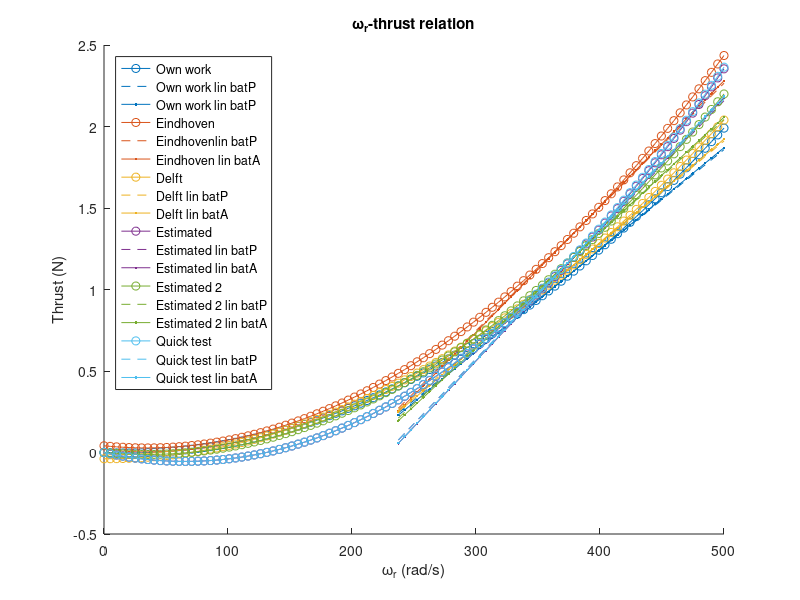
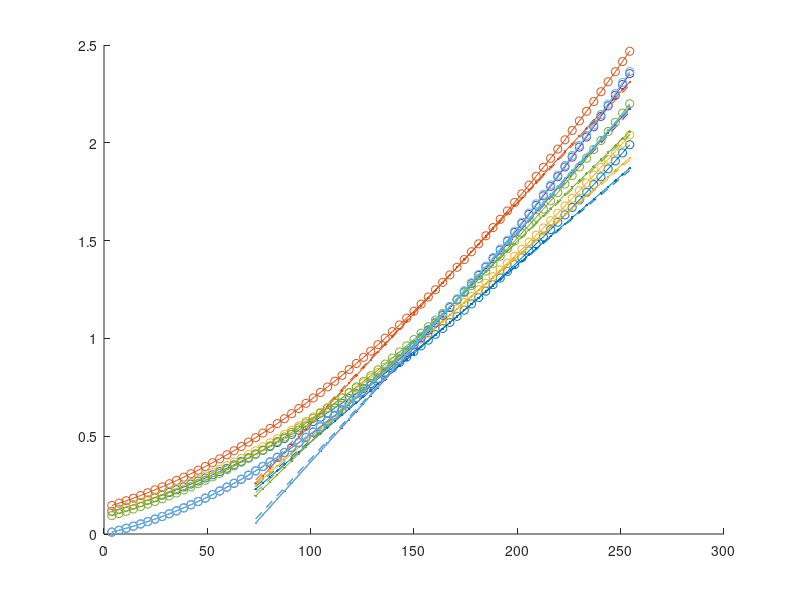

Write MATLAB code to recreate these figures, in order. (Note: this script raises an error after producing the figures.)
%% Initialization
clear;
close all;
clc;


%% Set average PWM at equilibrium
% Parrot battery
% pwmEqBatP = 169.5916; %exp at home
pwmEqBatP = 169.0612; %exp in the lab

% Akku-King battery
% pwmEqBatA = 171.4937; %exp at home
pwmEqBatA = 172.9070; %exp in the lab


%% Set constant coefficients
g = 9.81;
cM1 = 3.7;
cM2 = 130.9;
cA1 = cM1/2.55;
cA2 = cM2;

% Parrot battery mass
mBatP = 0.481;

% Akku-King battery mass
mBatA = 0.497;


%% Determine coefficients of own work
% Set average omegaR-thrust coefficients
cTO = [8.6e-6;
       -3.2e-4;
       0];

% Derive average PWM-thrust coefficients
cTPO = [cTO(1)*cA1^2;
        2*cTO(1)*cA1*cA2 + cTO(2)*cA1;
        cTO(1)*cA2^2 + cTO(2)*cA2 + cTO(3)];


%% Determine coefficients of Eindhoven thesis
% Given coefficients
cM  = [3.7503, 132.7387;
       3.7123, 131.5018;
       3.6891, 130.7137;
       3.7380, 132.2209];
cME = mean(cM);

% Set average PWM-thrust coefficients
cTP  = [1.5618e-4, 1.0395e-2, 0.13894;
        1.8150e-4, 8.7242e-3, 0.14425;
        1.3478e-4, 7.3295e-3, 0.11698;
        1.4306e-4, 5.7609e-3, 0.13362];
cTPE = mean(cTP)';

% Derive average omegaR-thrust coefficients
cT1Avg = cTPE(1)/cME(1)^2;
cT2Avg = -2*cME(2)*cTPE(1)/cME(1)^2 + cTPE(2)/cME(1);
cT3Avg = cTPE(1)*cME(2)^2/cME(1)^2 - ...
         cME(2)*cTPE(2)/cME(1) + cTPE(3);
cTE    = [cT1Avg;cT2Avg;cT3Avg];

% Take care of PWM range [0-255], instead of [0-100]
cTPE = cTPE./[2.55^2;2.55;1];


%% Determine coefficients of Delft thesis
% Set average omegaR-thrust coefficients
cTD = [8.386e-6;
       -3.723e-5;
       -0.03818];

% Derive average PWM-thrust coefficients (assuming same cAs as in own work)
cTPD = [cTD(1)*cA1^2;
        2*cTD(1)*cA1*cA2 + cTD(2)*cA1;
        cTD(1)*cA2^2 + cTD(2)*cA2 + cTD(3)];


%% Estimate coefficients using ground and hovering constraint
% Solve for thrust coefficients for 1 rotor (assuming rotors are the same)
% Parrot battery
cP = zeros(2,2);
cP(1,1) = cA2^2;
cP(1,2) = cA2;
cP(2,1) = cA1^2*pwmEqBatP^2 + 2*cA1*cA2*pwmEqBatP + cA2^2;
cP(2,2) = cA1*pwmEqBatP + cA2;
cTP = cP\[0;mBatP*g/4];

% Akku-King battery
cA = zeros(2,2);
cA(1,1) = cA2^2;
cA(1,2) = cA2;
cA(2,1) = cA1^2*pwmEqBatA^2 + 2*cA1*cA2*pwmEqBatA + cA2^2;
cA(2,2) = cA1*pwmEqBatA + cA2;
cTA = cA\[0;mBatA*g/4];

% Derive average omegaR-thrust coefficients
cTEs = [mean([cTP,cTA],2);0];
cT1 = cTEs(1);
cT2 = cTEs(2);

% Derive average PWM-thrust coefficients
cTPEs = [cT1*cA1^2;
         2*cT1*cA1*cA2 + cT2*cA1;
         cT1*cA2^2 + cT2*cA2 + cTEs(3)];


%% Estimate coefficients using 2 hovering constraints
cH(1,1) = cA1^2*pwmEqBatP^2 + 2*cA1*cA2*pwmEqBatP + cA2^2;
cH(1,2) = cA1*pwmEqBatP + cA2;
cH(2,1) = cA1^2*pwmEqBatA^2 + 2*cA1*cA2*pwmEqBatA + cA2^2;
cH(2,2) = cA1*pwmEqBatA + cA2;
cTH = cH\[mBatP*g/4;mBatA*g/4];

% Derive average omegaR-thrust coefficients
cTEs2 = [cTH;0];
cT1 = cTEs2(1);
cT2 = cTEs2(2);

% Derive average PWM-thrust coefficients
cTPEs2 = [cT1*cA1^2;
          2*cT1*cA1*cA2 + cT2*cA1;
          cT1*cA2^2 + cT2*cA2 + cTEs2(3)];


%% Adjustable coefficients for tests
cTTest = [1.281e-05;
          -1.677e-3;
          0];

cTPTest = [cTTest(1)*cA1^2;
           2*cTTest(1)*cA1*cA2 + cTTest(2)*cA1;
           cTTest(1)*cA2^2 + cTTest(2)*cA2 + cTTest(3)];


%% Create coefficients vectors
%  [Own work, Eindhoven thesis, Delft thesis]
cT  = [cTO,cTE,cTD,cTEs,cTEs2,cTTest];
cTP = [cTPO,cTPE,cTPD,cTPEs,cTPEs2,cTPTest];


%% Plot omegaR-thrust curve of different sources
% Set omegaR range
omegaR = linspace(0,500)';

% Determine nonlinear omegaR-thrust relation
T = [omegaR.^2,omegaR,ones(length(omegaR),1)]*cT;

% Linearize omegaR-thrust relation around batP and batA hovering equilibria
omegaRLinMin = 235;
omegaRLinMax = 500;
[~,startSample] = min(abs(omegaR-omegaRLinMin));
[~,endSample] = min(abs(omegaR-omegaRLinMax));
omegaRLin = omegaR(startSample:endSample);

omegaRHoverBatP = cA1*pwmEqBatP+cA2;
TLinBatP = omegaRLin*[2*omegaRHoverBatP,1]*cT(1:2,:) + ...
         [-omegaRHoverBatP^2,1]*cT([1,3],:);

omegaRHoverBatA = cA1*pwmEqBatA+cA2;
TLinBatA = omegaRLin*[2*omegaRHoverBatA,1]*cT(1:2,:) + ...
         [-omegaRHoverBatA^2,1]*cT([1,3],:);

% Plot
cP = [0,      0.4470, 0.7410;
      0.8500, 0.3250, 0.0980;
      0.9290, 0.6940, 0.1250;
      0.4940, 0.1840, 0.5560;
      0.4660, 0.6740, 0.1880;
      0.3010, 0.7450, 0.9330;
      0.6350, 0.0780, 0.1840];

figure('Name','Nonlinear and linear thrust curves');
hold on;
for i = 1:size(T,2)
    plot(omegaR,T(:,i),'-o','Color',cP(i,:));
    plot(omegaRLin,TLinBatP(:,i),'--','Color',cP(i,:));
    plot(omegaRLin,TLinBatA(:,i),'.-','Color',cP(i,:));
end
legend('Own work','Own work lin batP','Own work lin batP',...
       'Eindhoven','Eindhovenlin batP','Eindhoven lin batA',...
       'Delft','Delft lin batP','Delft lin batA',...
       'Estimated','Estimated lin batP','Estimated lin batA',...
       'Estimated 2','Estimated 2 lin batP','Estimated 2 lin batA',...
       'Quick test','Quick test lin batP','Quick test lin batA',...
       'location','northwest');
xlabel('\omega_r (rad/s)');
ylabel('Thrust (N)');
title('\omega_r-thrust relation');


%% Plot PWM-thrust curve of different sources
% Create PWM range
% PWM 1 from AR.Drone 2.0 is greater than PWM 0.2 from MATLAB toolbox
pwmMin = 1;
omegaRMin = cA1*pwmMin + cA2;
[~,startIdx] = min(abs(omegaR - omegaRMin));
if omegaR(startIdx) < omegaRMin
    startIdx = startIdx + 1;
end
pwm = (omegaR(startIdx:end) - cA2)/cA1;

% Create PWM-thrust data
pT = [pwm.^2,pwm,ones(length(pwm),1)]*cTP;

% Create linearized PWM polynomial data
pwmLinMin = (omegaRLinMin - cA2)/cA1;
pwmLinMax = (omegaRLinMax - cA2)/cA1;
[~,startSample] = min(abs(pwm-pwmLinMin));
[~,endSample] = min(abs(pwm-pwmLinMax));
pwmLin = pwm(startSample:endSample);

pTLinBatP = pwmLin*[2*pwmEqBatP,1]*cTP(1:2,:) + ...
         [-pwmEqBatP^2,1]*cTP([1,3],:);

pTLinBatA = pwmLin*[2*pwmEqBatA,1]*cTP(1:2,:) + ...
         [-pwmEqBatA^2,1]*cTP([1,3],:);

% Create PWM-thrust and linearization data for Eindhoven thesis
% pwmE = pwm/2.55;
% pwmLinE = pwmLin/2.55;
% pTE = [pwmE.^2,pwmE,ones(length(pwmE),1)]*cTPE;
% 
% pTLinBatPE = pwmLinE*[2*pwmEqBatP/2.55,1]*cTPE(1:2) + ...
%          [-(pwmEqBatP/2.55)^2,1]*cTPE([1,3]);
% 
% pTLinBatAE = pwmLinE*[2*pwmEqBatA/2.55,1]*cTPE(1:2) + ...
%          [-(pwmEqBatA/2.55)^2,1]*cTPE([1,3]);

% Plot
figure('Name','Nonlinear and linear thrust curves per PWM value');
hold on;
for i = 1:size(pT,2)
    plot(pwm,pT(:,i),'-o','Color',cP(i,:));
    plot(pwmLin,pTLinBatP(:,i),'--','Color',cP(i,:));
    plot(pwmLin,pTLinBatA(:,i),'.-','Color',cP(i,:));
end
xline(pwmEqBatP);
yline(mBatP*g/4);
xline(pwmEqBatA);
yline(mBatA*g/4);
legend('Own work','Own work lin batP','Own work lin batP',...
       'Eindhoven','Eindhoven lin batP','Eindhoven lin batA',...
       'Delft','Delft lin batP','Delft lin batA',...
       'Estimated','Estimated lin batP','Estimated lin batA',...
       'Estimated 2','Estimated 2 lin batP','Estimated 2 lin batA',...
       'Quick test','Quick test lin batP','Quick test lin batA',...
       'location','northwest');
xlabel('AR.Drone 2.0 PWM (-)');
ylabel('Thrust (N)');
title('PWM-thrust relation');


%% Shift up identified omegaR-thrust curve
